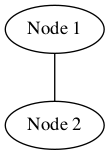

Reproduce this figure in Python.
import pydot

# Create the graph
graph = pydot.Dot("my_graph", graph_type="graph", overlap=False, splines='true')

# An edge joins two nodes, hence we must first create two node - replace "Node Name" with your desired Node Title
graph.add_node(pydot.Node("Node 1"))
graph.add_node(pydot.Node("Node 2"))

# add_edge takes the form graph.add_edge(pydot.Edge(<Edge 1>, <Edge 2>))
graph.add_edge(pydot.Edge("Node 1", "Node 2"))

# Save the output
graph.write_png("AddEdge.png")
